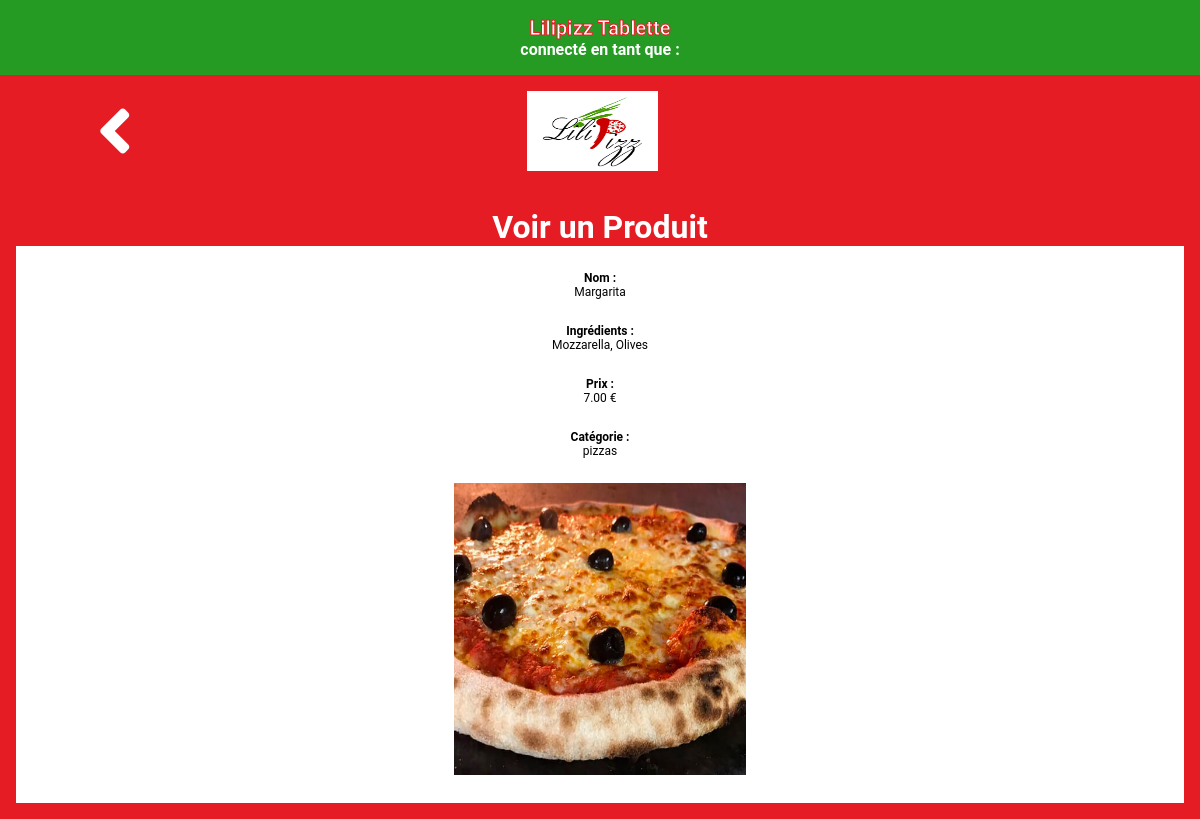
The page /AppTablette/showItem.php?id=1 on the database its author committed.
### tables this page shows
CREATE TABLE `produits` (
  `id` int(11) NOT NULL AUTO_INCREMENT,
  `nomProduit` varchar(100) NOT NULL,
  `ingredients` varchar(255) NOT NULL,
  `prix` float NOT NULL,
  `images` varchar(255) NOT NULL,
  `id_categorie` int(11) DEFAULT NULL,
  PRIMARY KEY (`id`),
  KEY `id_categorie` (`id_categorie`),
  CONSTRAINT `produits_ibfk_1` FOREIGN KEY (`id_categorie`) REFERENCES `categories` (`id`)
);

CREATE TABLE `categories` (
  `id` int(11) NOT NULL AUTO_INCREMENT,
  `nomCategorie` varchar(100) NOT NULL,
  PRIMARY KEY (`id`)
);

### AppTablette/showItem.php (the view, shortened to what this page needs)
<?php
    require 'src/connection.php';
    if(!empty($_GET['id']))
    {
        $id = checkInput($_GET['id']);
    }
    $response = $bdd->prepare("SELECT produits.id, produits.nomProduit, produits.ingredients, produits.prix, produits.images, categories.nomCategorie AS category FROM produits LEFT JOIN categories ON produits.id_categorie = categories.id WHERE produits.id = ?");
    $response->execute(array($id));
    $produit = $response->fetch();
    function checkInput($data)
    {
        $data = trim($data);
        $data = stripslashes($data);
        $data = htmlspecialchars($data);
        return $data;
    }
?>
<!DOCTYPE html>
<html lang="fr">
<head>
    <link rel="stylesheet" href="css/showItem.css">
    <link rel="stylesheet" href="https://use.fontawesome.com/releases/v5.6.3/css/all.css"
>
    <link rel="stylesheet" href="https://use.fontawesome.com/releases/v5.6.3/css/all.css">
</head>
<body>
    <header>
    <p><a href='index.php'>Lilipizz Tablette</a></p>
    <?php echo "connecté en tant que : ".$_SESSION['name']; ?>
    </header>
<nav>
    <div class="nav-left">
    <ul>
        <li><a href="carte.php"><i class="fas fa-angle-left"></i></a></li>
    </ul>
    </div>
    <div class="nav-middle">
    <ul>
        <li><img src="img/logo.png"></li>
    </ul>
    </div>
    <div class="nav-right">
    <ul>
        <li></i></li>
    </ul>
    </div>
</nav>
<main>
<h1><strong>Voir un Produit</strong></h1>
    <table  id="tour_table_content">
        <tr>
            <td>
            <label><h4>Nom : </h4></label><?php echo $produit['nomProduit'];?>
            </td>
        </tr>
        <tr>
            <td>
            <label><h4>Ingrédients : </h4></label><?php echo $produit['ingredients'];?>
            </td>
        </tr>
        <tr>
            <td>
            <label><h4>Prix : </h4><i class="ion-ios-paperplane"></i></label><?php echo number_format((float)$produit['prix'], 2, '.', ''). ' €';?>
            </td>
        </tr>
        <tr>
            <td>
            <label><h4>Catégorie : </h4></label><?php echo $produit['category'];?>
            </td>
        </tr>
        <tr>
            <td>
                <img src="<?php echo 'img/'.$produit['images'];?>" alt="...">
            </td>
        </tr>
    </table>
</main>
</body>
</html>

### AppTablette/css/showItem.css (style rules this page uses)
* { margin: 0; padding: 0; }
body { font-family: 'Roboto', sans-serif; background-color: #e51c23; }
h1 { color: #fff; }
header { background-color: rgb(37, 155, 36); color: #ffffff; font-weight: bold; text-align: center; padding: 1em; }
header p a { text-decoration : none; color : #fff; font-size : 20px; -webkit-text-stroke: 1px #e51c23; }
nav { background-color: rgb(229, 28, 35); color: #ffffff; padding: 1em; display: flex; }
.nav-left { height: 100%; width: 10%; text-align: right; }
.nav-left li { list-style: none; display: inline; font-size: 4.5em; }
.nav-left a { color: rgb(255,255,255); }
.nav-middle { height: 100%; width: 45%; text-align: right; }
.nav-middle li { list-style: none; display: inline; font-size: 1.55em; }
nav img { height: 80px; vertical-align: middle; }
.nav-right { height: 100%; width: 40%; vertical-align: middle; line-height: 40px; }
.nav-right li { list-style: none; display: inline; padding-left: 1em; font-size: 1.55em; }
main { background-color: rgb(229, 28, 35); display: flex; flex-direction: column; align-items: center; margin: 1em; }
#tour_table_content { background-color: rgb(255, 255, 255); color: rgb(0, 0, 0); border-spacing:0 25px; width: 100%; }
#tour_table_content tr { width: 25%; text-align: center; }
#tour_table_content td { font-size: 12px; text-align: center; }
img { width: 25%; }

### rows shown on the page
produits: nomProduit "Margarita", ingredients "Mozzarella, Olives", prix "7.00", id_categorie.nomCategorie "pizzas", images (picture)
